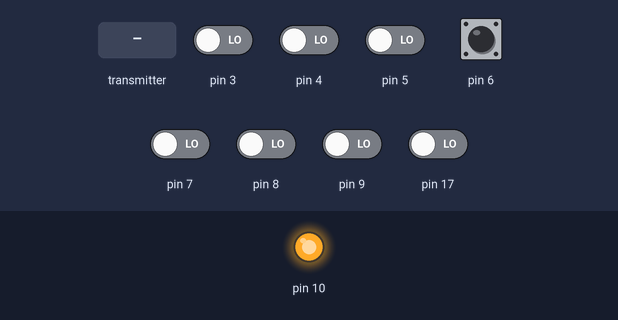
The sketch below on a simulated Arduino Uno, built with avr-gcc and run on an emulated ATmega328P. On the bench: output pins drawn as LEDs (lit = HIGH). Dashed ring = blinking. The test bench sets the inputs (shaded band); at power-on: pin 3–9, pin 17 LOW. No radio packets arrive unless stated; what the sketch prints to the serial monitor is not drawn.

Above: at 1.2 s.
1.3 s: pin 6 pulsed HIGH 5 times (0.12 s each, 0.3 s apart)
At 1.88 s:
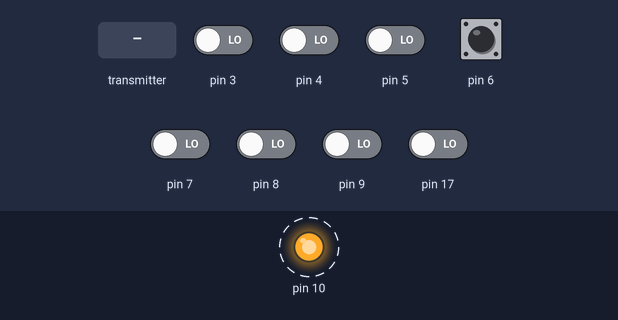
At 3.7 s:
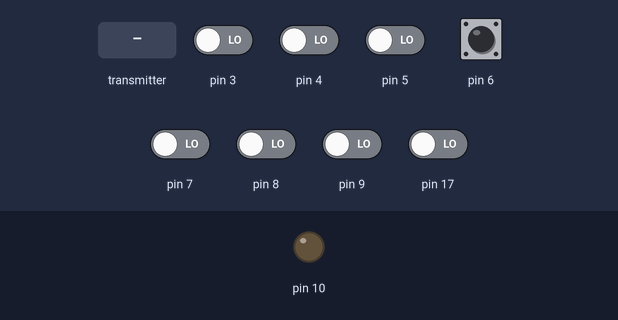
4.3 s: pin 5 driven HIGH
5.8 s: pin 7 driven HIGH
7.3 s: pin 8 driven HIGH
8.8 s: the transmitter starts sending data = 255
Timing chart, 0 to 11.3 s (numbered marks = the images above; inputs shaded):
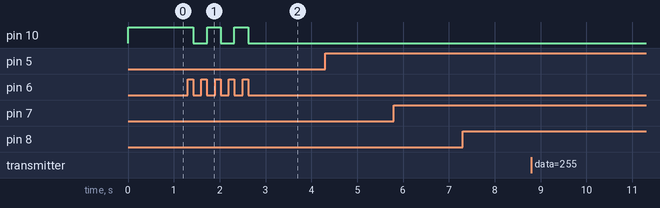

The sketch:

main_b.ino
```cpp
#include <SPI.h>
#include <nRF24L01.h>
#include <RF24.h>

RF24 radio(A1, A0, 1000000);

constexpr uint8_t address[6] = "00001";
constexpr uint8_t DELAY_EDIT = 10;
constexpr uint8_t DELAY_RECIEVE = 10;
constexpr uint8_t TIMEOUT = 100;

long lastTime = 0;

uint8_t data = 0;
uint8_t lastData = 0;

bool editMode = false;
bool lastEdit = false;

bool lastSwitch = false;
bool lastDT = false;
bool lastCK = false;

//variables

inline void initRF() {
  radio.begin();
  radio.setDataRate(RF24_250KBPS);
  radio.setPALevel(RF24_PA_MAX);
  radio.setPayloadSize(1);
  radio.openReadingPipe(1, address);
  radio.startListening();
}

inline void checkEdit() {
  const bool edit = !((PIND >> 6) & 1);
  if (edit && !lastEdit) {
    editMode = !editMode;
    Serial.write(editMode?0b10000000:0b00000000);
    if (editMode) {
      PORTB |= 0b00000100;
    }else{
      PORTB &= 0b11111011;
    }
  }
  lastEdit = edit;
}

inline void loopEdit() {
  const bool sw = !((PINC>>3)&1);
  const bool dt = !((PIND>>3)&1);
  const bool ck = !((PIND>>4)&1);

  //send data
  //10000lrb
  uint8_t fdata = 0b10000000;

  if (sw && !lastSwitch) {
    fdata |= 0b00000001;
  }
  if (!lastDT && !lastCK) {
    if (dt) {
      fdata |= 0b00000010;
    }else if (ck) {
      fdata |= 0b00000100;
    }
  }

  lastSwitch = sw;
  lastDT = dt;
  lastCK = ck;

  if (fdata != 0b10000000) {
    Serial.write(fdata);
  }
  delay(DELAY_EDIT);
}

inline void loopRecieve() {
  const long currentTime = millis();
  if (radio.available()) {
    radio.read(&data, 1);
    lastTime = currentTime;
  }
  if (currentTime - lastTime > TIMEOUT) {
    data = 0;
  }

  if (!((PIND>>7)&1)) {
    data |= 0b10000000;
  }else if (!(PINB&1)) {
    data |= 0b01000000;
  }else if (!((PINB>>1)&1)) {
    data |= 0b00100000;
  }

  if (!((PIND>>5)&1)) {
    data |= 0b00010000;
  }

  if (data != lastData) {
    lastData = data;

    //{DOWN, UP, BACK, FWD, STOP, PROG3, PROG2, PROG1}
    uint8_t pressed = 0;
    if (((data >> 7) & 1)) {
      pressed = 1;
    }else if ((data >> 6) & 1) {
      pressed = 2;
    }else if ((data >> 5) & 1) {
      pressed = 3;
    }
    Serial.write((data&0x1F)|(pressed<<5));
  }
  delay(DELAY_RECIEVE);
}

void setup () {
  Serial.begin(9600);

  DDRB |= 0b00000100;

  DDRB &= 0b11111100;
  DDRC &= 0b11110111;
  DDRD &= 0b00000111;

  initRF();
}

void loop () {
  checkEdit();

  if (editMode) {
    loopEdit();
  }else{
    loopRecieve();
  }
}
```

Measured:
- after the input at 1.3 s, pin 10: alternates HIGH for 0.30 s and LOW for 0.30 s, 5 changes in all, then stays LOW, starting after 0.13 s
- after the input at 4.3 s, every drawn part: stays the same
- after the input at 5.8 s, every drawn part: stays the same
- after the input at 7.3 s, every drawn part: stays the same
- after the input at 8.8 s, every drawn part: stays the same
